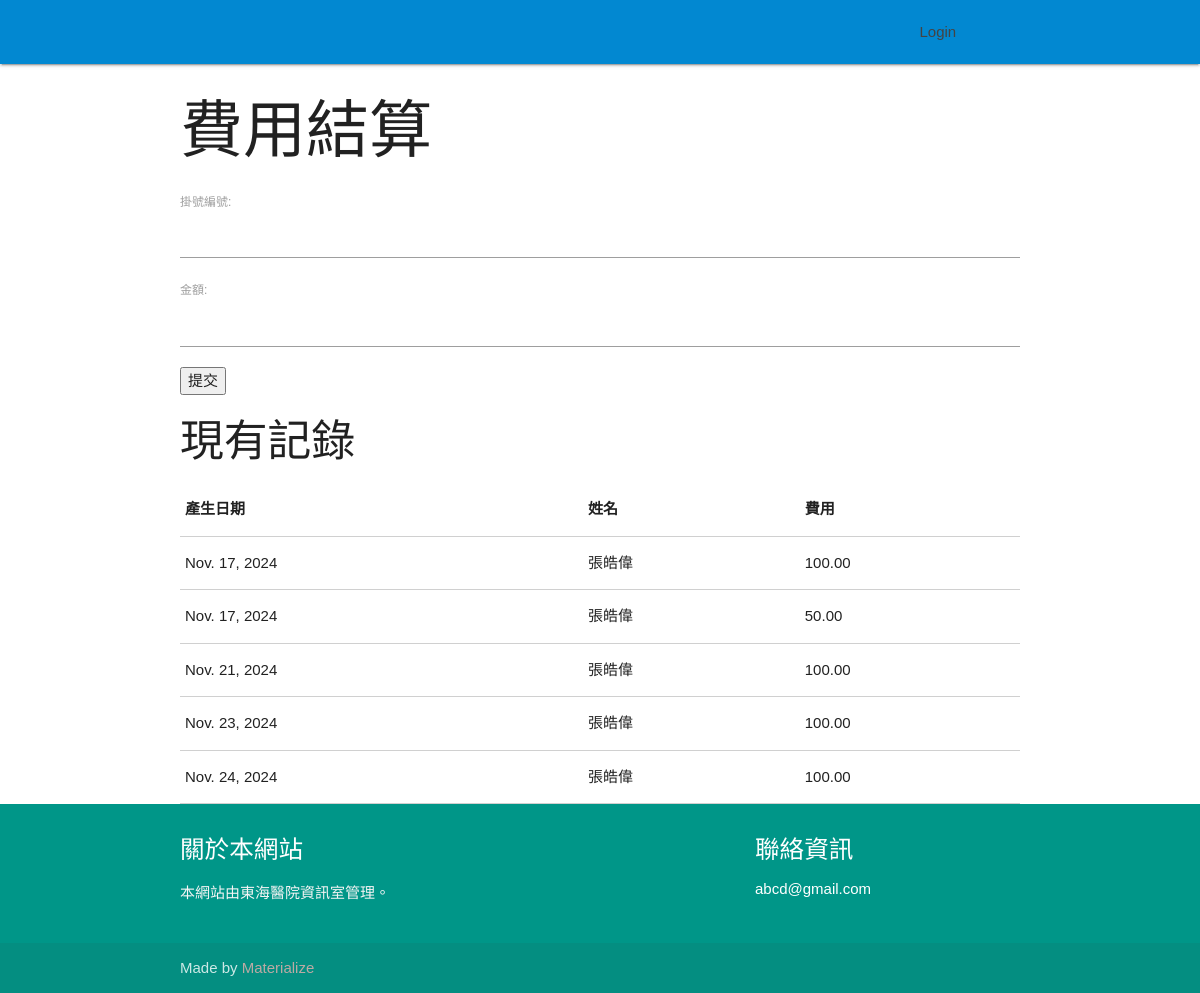
Page /billing/billing_interface/ on the earlier database version.
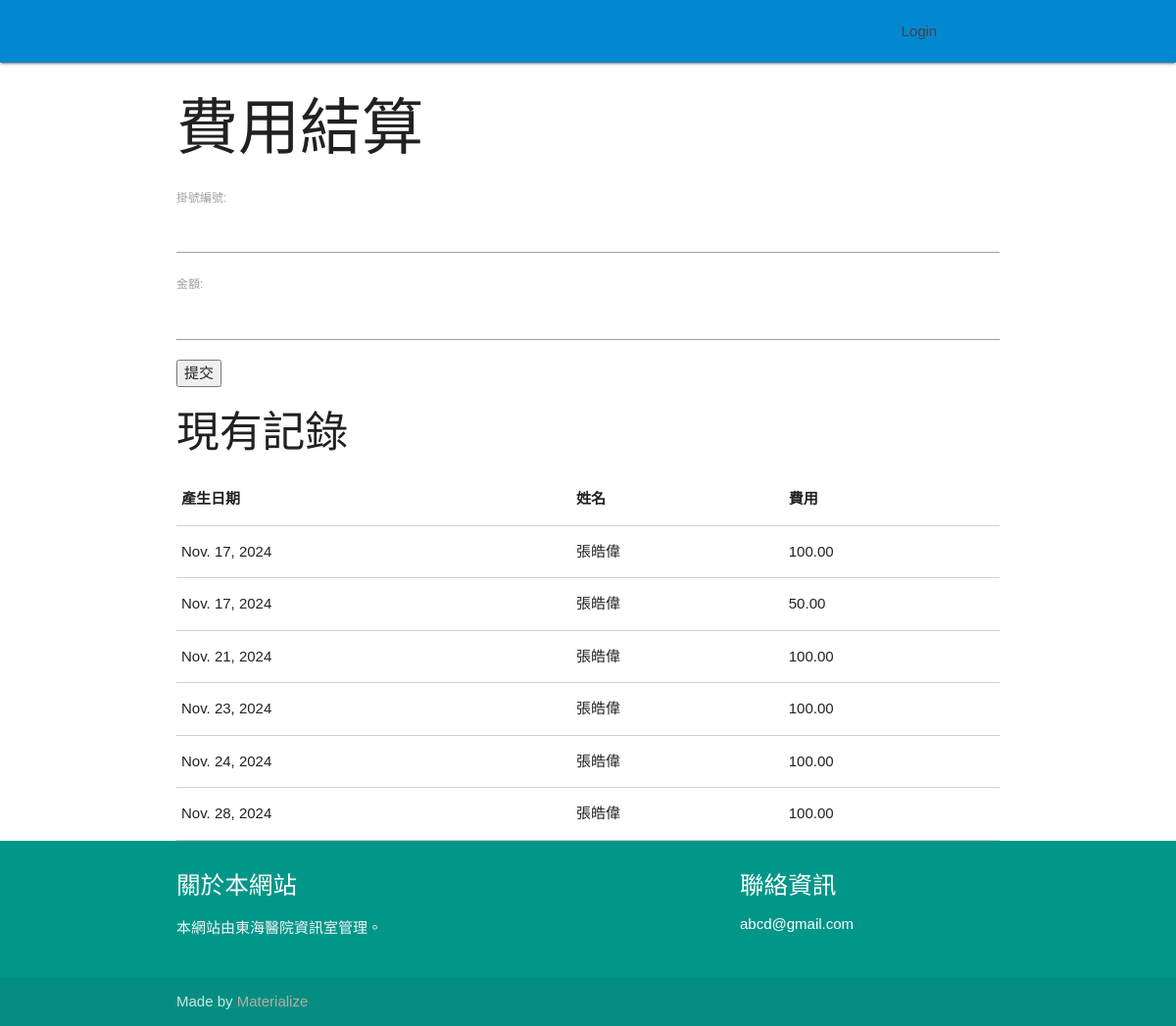
Same page on the later database version.
### billing/models.py (models this page shows, shortened)
class BillingRecord(models.Model):
    appointment = models.OneToOneField(Appointment, on_delete=models.CASCADE)
    amount = models.DecimalField(max_digits=10, decimal_places=2)
    date_created = models.DateField(auto_now_add=True)

### appointments/models.py (models this page shows)
class Appointment(models.Model):
    appointment_id = models.CharField(max_length=8, unique=True, null=True, blank=True)  # 預約的唯一識別碼，最多 8 個字元，可為空
    patient = models.ForeignKey(Patient, on_delete=models.CASCADE, db_column="patient_id")  # 外鍵，指向病人，當病人被刪除時，所有與其相關的預約也會被刪除
    doctor = models.ForeignKey(Doctor, on_delete=models.CASCADE, db_column="doctor_id")  # 外鍵，指向醫生，當醫生被刪除時，所有與其相關的預約也會被刪除
    date = models.DateTimeField()  # 預約的日期和時間
    description = models.TextField()  # 預約的描述，記錄病人或醫生的相關註解

class Patient(models.Model):
    patient_id = models.CharField(max_length=8, unique=True, null=True, blank=True)  # 病人的唯一識別碼，最多 8 個字元，可為空
    name = models.CharField(max_length=100)  # 病人的姓名，最多 100 個字元
    dob = models.DateField()  # 病人的出生日期
    phone = models.CharField(max_length=15)  # 病人的電話號碼，最多 15 個字元
    gender = models.CharField(max_length=10, choices=[('M', 'Male'), ('F', 'Female')])  # 病人的性別，選擇男或女
    age = models.IntegerField(null=False, default=18)  # 病人的年齡，默認為 18

### billing/views.py (the view)
# urls.py: path('billing_interface/', views.billing_interface, name='billing_interface'),
def billing_interface(request):
    if request.method == 'POST':
        appointment_id = request.POST['appointment_id']
        amount = request.POST['amount']
        appointment = Appointment.objects.get(appointment_id=appointment_id)
        BillingRecord.objects.create(appointment=appointment, amount=amount)
        return redirect('billing_interface')
    records = BillingRecord.objects.all()
    return render(request, 'billing/billing_interface.html', {'records': records})

### billing/templates/billing/billing_interface.html (shortened to what this page needs)
{% extends 'base.html' %}
{% block content %}
<h1>費用結算</h1>
<form method="post">
    <label for="appointment_id">掛號編號:</label>
    <input type="text" id="appointment_id" name="appointment_id" required><br>
    <label for="amount">金額:</label>
    <input type="number" id="amount" name="amount" step="10" required><br>
    <button type="submit">提交</button>
</form>
<h3>現有記錄</h3>
<table class="bordered responsive-table">
    <thead>
      <tr>
          <th data-field="date_created">產生日期</th>
          <th data-field="name">姓名</th>
          <th data-field="price">費用</th>
      </tr>
    </thead>
    <tbody>
        {% for record in records %}
      <tr>
        <td>{{ record.date_created }} </td>
        <td>{{ record.appointment.patient.name }} </td>
        <td>{{ record.amount }}</td>
      </tr>
      {% endfor %}
    </tbody>
  </table>
{% endblock %}

### templates/base.html (shortened to what this page needs)
<!DOCTYPE html>
<html lang="zh-Hant-TW">
<head>
  {% load static %}
  <link href="{% static 'css/materialize.css' %}" type="text/css" rel="stylesheet" media="screen,projection"/>
  <link rel="stylesheet" href="https://cdnjs.cloudflare.com/ajax/libs/animate.css/4.0.0/animate.min.css"/>
  <link rel="stylesheet" type="text/css" href="{% static 'css/hover.css' %}"/>
  <link href="{% static 'css/style.css' %}" type="text/css" rel="stylesheet" media="screen,projection"/>
  <link rel="stylesheet" type="text/css" href="https://cdn.jsdelivr.net/npm/sweetalert2@9.17.0/dist/sweetalert2.min.css"/>
</head>
<body>
    <div>
	  <nav class="light-blue darken-2" role="navigation">
		<div class="nav-wrapper container">
                <ul class="right">
                    {% if user.is_authenticated %}
                    <li><p>歡迎 {{ user.username }}</p></li>
                    <li><a href="{% url 'logout' %}">Logout</a></li>
                    {% else %}
                    <li><a href="{% url 'login' %}">Login</a></li>
                    {% endif %}
                </ul>
		</div>
	  </nav>
    </div>
    <div id="app">
        <div class="container">
            {% block content %}{% endblock %}
        </div>
        <footer class="page-footer teal">
            <div class="container">
            <div class="row">
                <div class="col l6 s12">
                <h5 class="white-text" id="code">關於本網站</h5>
                <p class="grey-text text-lighten-4">本網站由東海醫院資訊室管理。</p>
                </div>
                <div class="col l4 offset-l2 s12">
                    <h5 class="white-text">聯絡資訊</h5>
                    <ul>
                        <li><a class="white-text" href="#!">abcd@gmail.com </a></li>
                    </ul>
                </div>
            </div>
            </div>
            <div class="footer-copyright">
            <div class="container">
            Made by <a class="brown-text text-lighten-3" href="http://materializecss.com">Materialize</a>
            </div>
            </div>
        </footer>
    </div>
</body>
</html>

### static/css/style.css (style rules this page uses)
body { font-family: 'Noto Sans TC', sans-serif !important; }
nav ul a, nav .brand-logo { color: #444; width: 7.7rem; }
p { line-height: 2rem; }
footer.page-footer { margin: 0; }

Differences in the rows shown:
added BillingRecord: date_created "Nov. 28, 2024", appointment.patient.name "張皓偉", amount "100.00"
